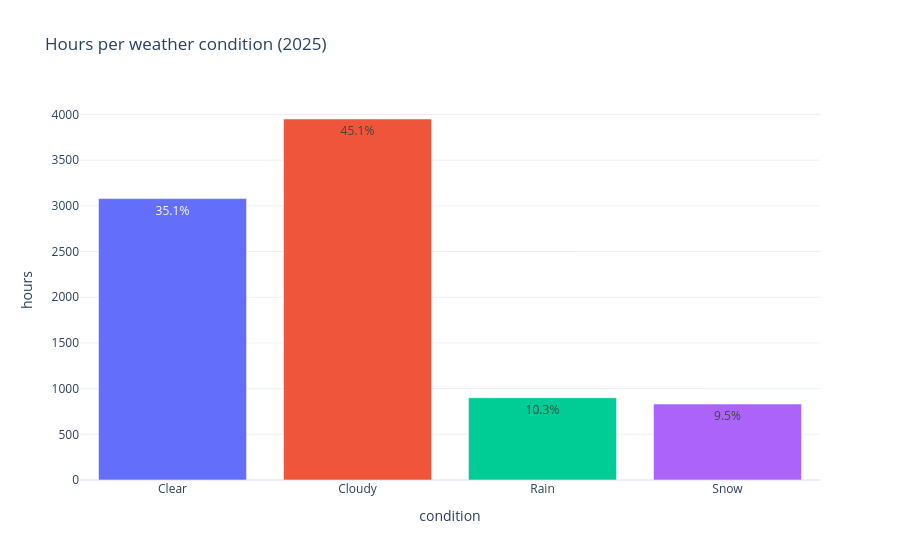

The cell this chart's notebook holds for it:
### Code cell
preprocessor = Preprocessor()
X, y = preprocessor.clean(weather)

print("Missing values in features:", int(X.isna().sum().sum()))
print("Rows dropped (no matching class or duplicate hour):", preprocessor.rows_dropped)
print("Features used:", list(X.columns))

class_counts = (y.value_counts().reindex(Preprocessor.CLASSES)
                .rename_axis("condition").reset_index(name="hours"))
class_counts["share"] = (class_counts["hours"] / class_counts["hours"].sum() * 100).round(1)
display(class_counts)

px.bar(class_counts, x="condition", y="hours", text="share", color="condition",
       title="Hours per weather condition (2025)", template="plotly_white"
       ).update_traces(texttemplate="%{text}%").update_layout(showlegend=False).show()

### Figure 1 — Plotly figure (JSON) as saved in the notebook; plotly's stock layout.template omitted (floating-point values rounded to 4 significant figures)
{"data": [{"hovertemplate": "condition=%{x}<br>hours=%{y}<br>share=%{text}<extra></extra>", "legendgroup": "Clear", "marker": {"color": "#636efa", "pattern": {"shape": ""}}, "name": "Clear", "orientation": "v", "showlegend": true, "text": [35.1], "textposition": "auto", "texttemplate": "%{text}%", "type": "bar", "x": ["Clear"], "xaxis": "x", "y": [3079], "yaxis": "y"}, {"hovertemplate": "condition=%{x}<br>hours=%{y}<br>share=%{text}<extra></extra>", "legendgroup": "Cloudy", "marker": {"color": "#EF553B", "pattern": {"shape": ""}}, "name": "Cloudy", "orientation": "v", "showlegend": true, "text": [45.1], "textposition": "auto", "texttemplate": "%{text}%", "type": "bar", "x": ["Cloudy"], "xaxis": "x", "y": [3950], "yaxis": "y"}, {"hovertemplate": "condition=%{x}<br>hours=%{y}<br>share=%{text}<extra></extra>", "legendgroup": "Rain", "marker": {"color": "#00cc96", "pattern": {"shape": ""}}, "name": "Rain", "orientation": "v", "showlegend": true, "text": [10.3], "textposition": "auto", "texttemplate": "%{text}%", "type": "bar", "x": ["Rain"], "xaxis": "x", "y": [900], "yaxis": "y"}, {"hovertemplate": "condition=%{x}<br>hours=%{y}<br>share=%{text}<extra></extra>", "legendgroup": "Snow", "marker": {"color": "#ab63fa", "pattern": {"shape": ""}}, "name": "Snow", "orientation": "v", "showlegend": true, "text": [9.5], "textposition": "auto", "texttemplate": "%{text}%", "type": "bar", "x": ["Snow"], "xaxis": "x", "y": [831], "yaxis": "y"}], "layout": {"barmode": "relative", "legend": {"title": {"text": "condition"}, "tracegroupgap": 0}, "showlegend": false, "title": {"text": "Hours per weather condition (2025)"}, "xaxis": {"anchor": "y", "categoryarray": ["Clear", "Cloudy", "Rain", "Snow"], "categoryorder": "array", "domain": [0, 1], "title": {"text": "condition"}}, "yaxis": {"anchor": "x", "domain": [0, 1], "title": {"text": "hours"}}}}
